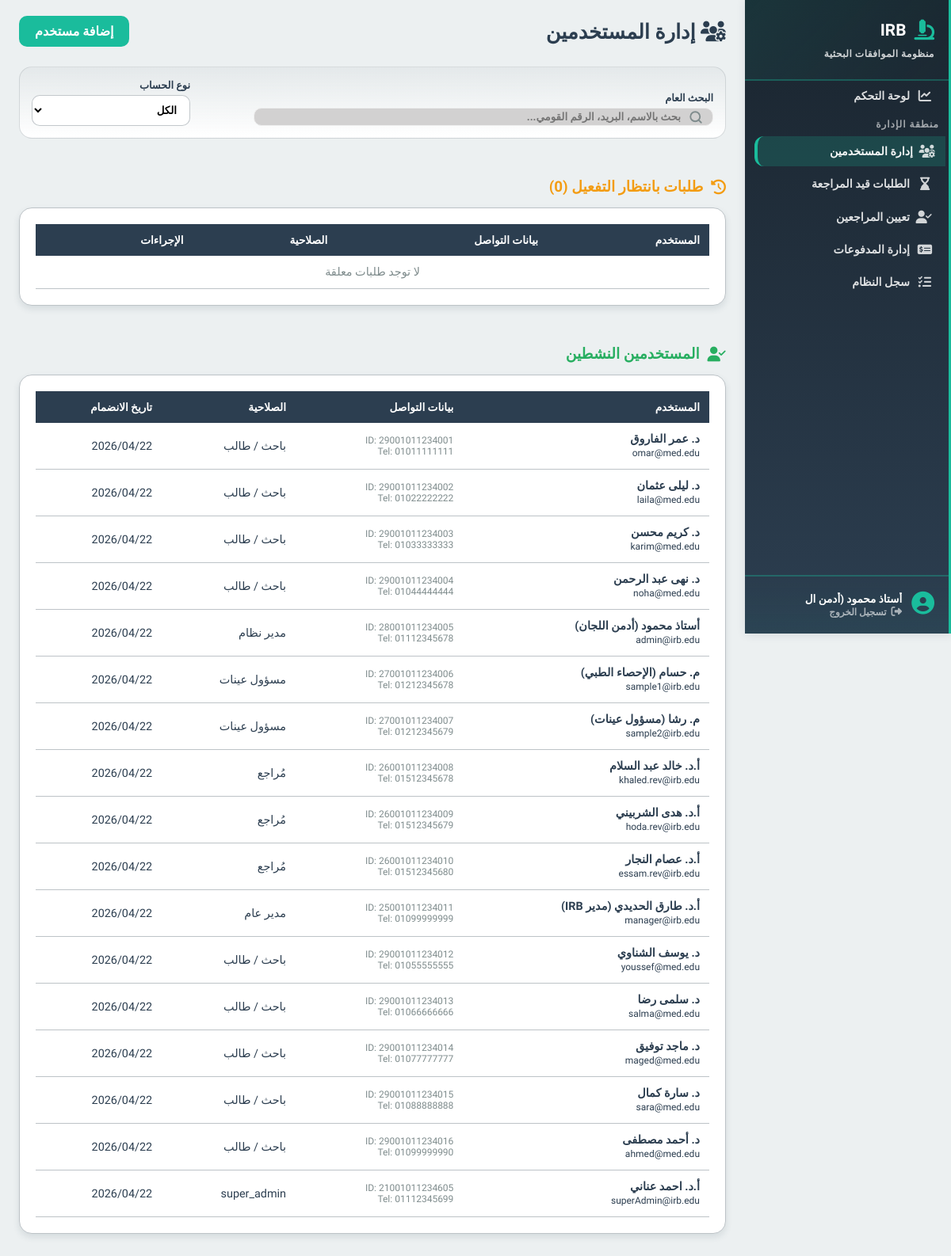
The app's page /features/admin/manage_users.php (signed in) with its own data.
### tables this page shows
CREATE TABLE users (
    id INT AUTO_INCREMENT PRIMARY KEY,
    role ENUM('student','admin','sample_officer','reviewer','manager','super_admin') NOT NULL,
    full_name VARCHAR(255),
    email VARCHAR(255) UNIQUE,
    password_hash VARCHAR(255),
    national_id VARCHAR(20),
    phone_number VARCHAR(20),
    faculty VARCHAR(150),
    department VARCHAR(150),
    id_front_url VARCHAR(255),
    id_back_url VARCHAR(255),
    is_active BOOLEAN DEFAULT FALSE,
    created_at TIMESTAMP DEFAULT CURRENT_TIMESTAMP
);

### classes/Database.php (called while the page is built, shortened)
<?php
class Database
{
    public $conn;
    public function __construct()
    {
        $env = require __DIR__ . '/../includes/env.php';
        $this->host = $env['DB_HOST'];
        $this->user = $env['DB_USER'];
        $this->pass = $env['DB_PASS'];
        $this->db = $env['DB_NAME'];
        $this->port = $env['DB_PORT'];
        $this->conn = new mysqli($this->host, $this->user, $this->pass, $this->db, $this->port);
        $this->conn->set_charset("utf8mb4");
    }
    public function getconn() {
        return $this->conn;
    }
}
?>

### features/admin/manage_users.php (the view, shortened to what this page needs)
<?php
$db = new Database();
$sql = "SELECT id, full_name, email, role, is_active, national_id, phone_number, created_at FROM users ORDER BY created_at DESC";
$allUsers = $db->getconn()->query($sql)->fetch_all(MYSQLI_ASSOC);
$pendingUsers = [];
$activeUsers = [];
$roleTranslations = [
    'admin'          => 'مدير نظام',
    'manager'        => 'مدير عام',
    'reviewer'       => 'مُراجع',
    'sample_officer' => 'مسؤول عينات',
    'student'        => 'باحث / طالب'
];
foreach ($allUsers as $u) {
    if ((int)$u['is_active'] === 0) {
        $pendingUsers[] = $u;
    } else {
        $activeUsers[] = $u;
    }
}
?>
<!DOCTYPE html>
<html lang="ar" dir="rtl">
<head>
    <link rel="stylesheet" href="https://cdnjs.cloudflare.com/ajax/libs/font-awesome/6.4.0/css/all.min.css">
    <link rel="stylesheet" href="/irb-digital-system/includes/style.css">
    <link rel="stylesheet" href="/irb-digital-system/assets/css/global.css">
</head>
<body>
    <?php include __DIR__ . '/../../includes/sidebar.php'; ?>
    <div class="content">
        <div class="page-header">
            <h2 class="page-title"><i class="fa-solid fa-users-gear"></i> إدارة المستخدمين</h2>
            <a href="add_user.php" class="btn-add-user" style="background:var(--accent-base); color:white; padding:10px 20px; border-radius:10px; text-decoration:none; font-weight:800;">إضافة مستخدم</a>
        </div>
        <div class="toolbar-card">
            <div class="search-wrapper">
                <label style="display:block; font-weight:800; font-size:0.8rem; margin-bottom:5px;">البحث العام</label>
                <input type="text" id="mainSearch" class="search-input" placeholder="بحث بالاسم، البريد، الرقم القومي...">
            </div>
            <div style="width: 200px;">
                <label style="display:block; font-weight:800; font-size:0.8rem; margin-bottom:5px;">نوع الحساب</label>
                <select id="roleFilter" class="search-input" style="background-image:none; padding-right:12px;">
                    <option value="all">الكل</option>
                </select>
            </div>
        </div>
        <h3 class="section-title" style="color: #f39c12;"><i class="fa-solid fa-clock-rotate-left"></i> طلبات بانتظار التفعيل (<?= count($pendingUsers) ?>)</h3>
        <div class="data-card">
            <table class="data-table">
                <thead>
                    <tr>
                        <th>المستخدم</th>
                        <th>بيانات التواصل</th>
                        <th>الصلاحية</th>
                        <th>الإجراءات</th>
                    </tr>
                </thead>
                <tbody>
                    <?php if(empty($pendingUsers)): ?>
                        <tr><td colspan="4" style="text-align:center; color:var(--text-muted);">لا توجد طلبات معلقة</td></tr>
                    <?php endif; ?>
                </tbody>
            </table>
        </div>
        <h3 class="section-title" style="color: #27ae60;"><i class="fa-solid fa-user-check"></i> المستخدمين النشطين</h3>
        <div class="data-card">
            <table class="data-table">
                <thead>
                    <tr>
                        <th>المستخدم</th>
                        <th>بيانات التواصل</th>
                        <th>الصلاحية</th>
                        <th>تاريخ الانضمام</th>
                    </tr>
                </thead>
                <tbody id="activeUsersTable">
                    <?php foreach ($activeUsers as $u): ?>
                    <tr data-search="<?= strtolower($u['full_name'] . ' ' . $u['email']) ?>" data-role="<?= $u['role'] ?>">
                        <td><strong><?= htmlspecialchars($u['full_name']) ?></strong><br><small><?= htmlspecialchars($u['email']) ?></small></td>
                        <td class="contact-info">
                            <small>ID: <?= $u['national_id'] ?></small>
                            <small>Tel: <?= $u['phone_number'] ?></small>
                        </td>
                        <td><span class="phase-badge"><?= $roleTranslations[$u['role']] ?? $u['role'] ?></span></td>
                        <td><?= date('Y/m/d', strtotime($u['created_at'])) ?></td>
                    </tr>
                    <?php endforeach; ?>
                </tbody>
            </table>
        </div>
    </div>
</body>
</html>

### includes/style.css (style rules this page uses)
:root { --primary: var(--primary-base); --surface: var(--bg-surface); --background: var(--bg-page); --text-dark: var(--text-main); --text-light: var(--text-muted); --border: var(--border-light); }
* { box-sizing: border-box; }
body { margin: 0; font-family: 'Cairo', sans-serif; background-color: var(--background); color: var(--text-dark); }
.search-wrapper { position: relative; }
.search-wrapper input { width: 90%; padding: 3px 40px 3px 15px; border-radius: 10px; border: 1px solid #eee; background-color: #d2d1d1; font-family: 'Cairo', sans-serif; }

### assets/css/global.css (style rules this page uses)
:root { --primary-light: #ecf5f7; --primary-base: #2c3e50; --primary-dark: #1a252f; --accent-light: #d5f4f1; --accent-base: #1abc9c; --accent-dark: #16a085; --success-light: #d5f4e6; --success-base: #27ae60; --warning-light: #fdebd0; --warning-base: #f39c12; --alert-light: #fadbd8; --alert-base: #e74c3c; --bg-page: #ecf0f1; --bg-surface: #ffffff; --text-main: #2c3e50; --text-muted: #7f8c8d; --border-light: #bdc3c7; --border-dark: #95a5a6; --status-approved-bg: #d5f4e6; --status-approved-text: #27ae60; --status-pending-bg: #fdebd0; --status-pending-text: #d68910; --status-rejected-bg: #fadbd8; --status-rejected-text: #c0392b; --radius-sm: 8px; --radius-md: 12px; --radius-lg: 16px; --shadow-sm: 0 2px 4px rgba(44, 62, 80, 0.1); --shadow-md: 0 4px 8px rgba(44, 62, 80, 0.12); --shadow-lg: 0 8px 16px rgba(44, 62, 80, 0.15); --transition-smooth: 0.3s ease; --shadow-lg: 0 10px 15px -3px rgba(15, 23, 42, 0.08), 0 4px 6px -4px rgba(15, 23, 42, 0.04); --shadow-glow: 0 0 15px rgba(6, 182, 212, 0.3); }

### features/admin/manage_users.php (style rules this page uses)
body { background:var(--bg-page); }
.content { margin-right:260px; padding:20px 24px; display:flex; flex-direction:column; align-items:center; }
.content > * { width:100%; max-width:1120px; }
.page-header { display: flex; justify-content: space-between; align-items: center; margin-bottom: 25px; }
.page-title { color:var(--primary-base); font-weight:800; font-size:1.6rem; margin:0; }
.toolbar-card { background: linear-gradient(180deg,rgba(44,62,80,0.04) 0%,#fff 100%); border: 1px solid rgba(189,195,199,0.6); border-radius: var(--radius-lg); padding: 15px; margin-bottom: 20px; display: flex; gap: 15px; align-items: flex-end; }
.search-wrapper { position: relative; flex: 1; }
.search-input { width:100%; border:1.5px solid rgba(189,195,199,0.9); border-radius:10px; padding:10px 40px 10px 12px; font-family:inherit; font-weight:600; }
.section-title { font-weight: 800; color: var(--primary-base); margin: 30px 0 15px; display: flex; align-items: center; gap: 10px; }
.data-card { background:var(--bg-surface); border-radius:var(--radius-lg); box-shadow:var(--shadow-md); border:1px solid var(--border-light); padding: 20px; margin-bottom: 20px; }
.data-table { width:100%; border-collapse:collapse; text-align:right; }
.data-table th { padding:12px; background:var(--primary-base); color:white; font-weight:700; font-size:0.85rem; }
.data-table td { padding:12px; border-bottom:1px solid var(--border-light); font-size: 0.9rem; }
.contact-info small { display: block; color: var(--text-muted); font-size: 0.75rem; }

### records on screen
users: full_name "د. عمر الفاروق", email "omar@med.edu", national "29001011234001", phone_number "01011111111", role "باحث / طالب", created_at "2026/04/22"
users: full_name "د. ليلى عثمان", email "laila@med.edu", national "29001011234002", phone_number "01022222222", role "باحث / طالب", created_at "2026/04/22"
users: full_name "د. كريم محسن", email "karim@med.edu", national "29001011234003", phone_number "01033333333", role "باحث / طالب", created_at "2026/04/22"
users: full_name "د. نهى عبد الرحمن", email "noha@med.edu", national "29001011234004", phone_number "01044444444", role "باحث / طالب", created_at "2026/04/22"
users: full_name "أستاذ محمود (أدمن اللجان)", email "admin@irb.edu", national "28001011234005", phone_number "01112345678", role "مدير نظام", created_at "2026/04/22"
users: full_name "م. حسام (الإحصاء الطبي)", email "sample1@irb.edu", national "27001011234006", phone_number "01212345678", role "مسؤول عينات", created_at "2026/04/22"
users: full_name "م. رشا (مسؤول عينات)", email "sample2@irb.edu", national "27001011234007", phone_number "01212345679", role "مسؤول عينات", created_at "2026/04/22"
users: full_name "أ.د. خالد عبد السلام", email "khaled.rev@irb.edu", national "26001011234008", phone_number "01512345678", role "مُراجع", created_at "2026/04/22"
users: full_name "أ.د. هدى الشربيني", email "hoda.rev@irb.edu", national "26001011234009", phone_number "01512345679", role "مُراجع", created_at "2026/04/22"
users: full_name "أ.د. عصام النجار", email "essam.rev@irb.edu", national "26001011234010", phone_number "01512345680", role "مُراجع", created_at "2026/04/22"
users: full_name "أ.د. طارق الحديدي (مدير IRB)", email "manager@irb.edu", national "25001011234011", phone_number "01099999999", role "مدير عام", created_at "2026/04/22"
users: full_name "د. يوسف الشناوي", email "youssef@med.edu", national "29001011234012", phone_number "01055555555", role "باحث / طالب", created_at "2026/04/22"
users: full_name "د. سلمى رضا", email "salma@med.edu", national "29001011234013", phone_number "01066666666", role "باحث / طالب", created_at "2026/04/22"
users: full_name "د. ماجد توفيق", email "maged@med.edu", national "29001011234014", phone_number "01077777777", role "باحث / طالب", created_at "2026/04/22"
users: full_name "د. سارة كمال", email "sara@med.edu", national "29001011234015", phone_number "01088888888", role "باحث / طالب", created_at "2026/04/22"
users: full_name "د. أحمد مصطفى", email "ahmed@med.edu", national "29001011234016", phone_number "01099999990", role "باحث / طالب", created_at "2026/04/22"
users: full_name "أ.د. احمد عناني", email "superAdmin@irb.edu", national "21001011234605", phone_number "01112345699", role "super_admin", created_at "2026/04/22"

### other values on screen
mb_substr($_SESSION['full_name'], 0, 20, 'UTF-8') "أستاذ محمود (أدمن ال"
count($pendingUsers) "0"
